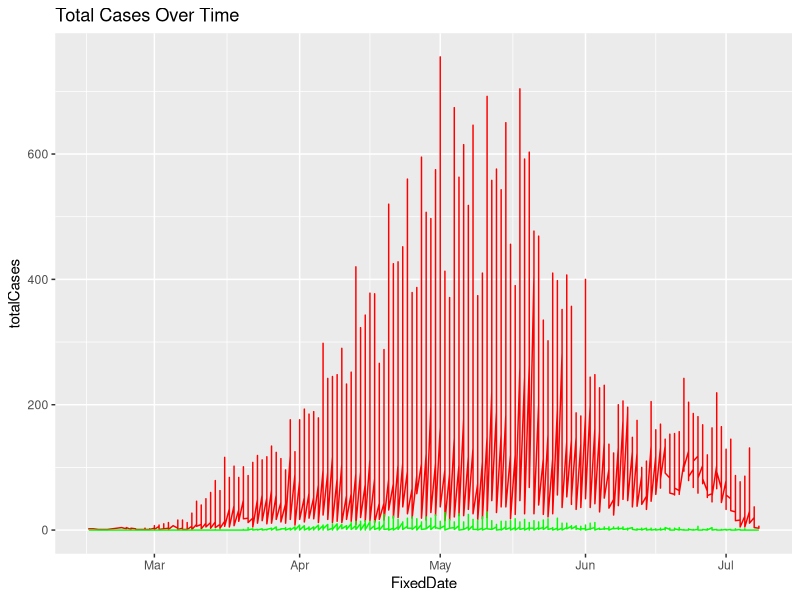
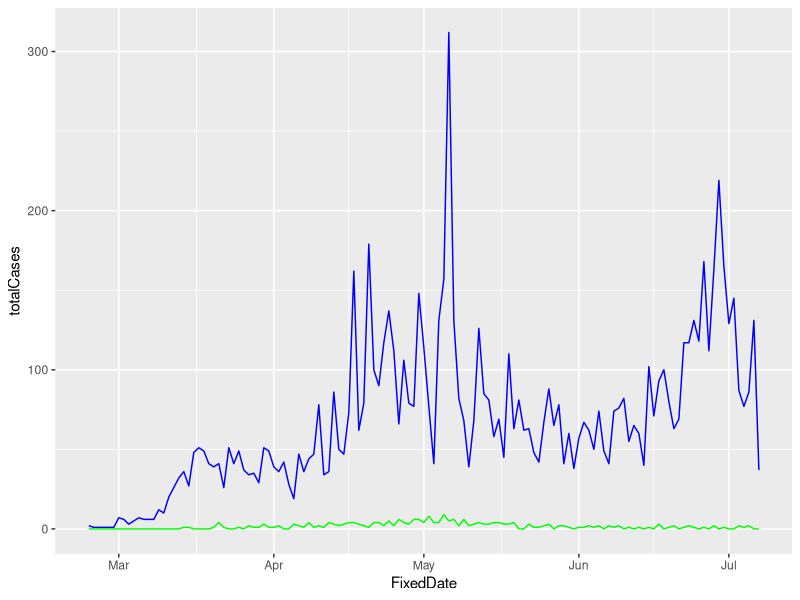
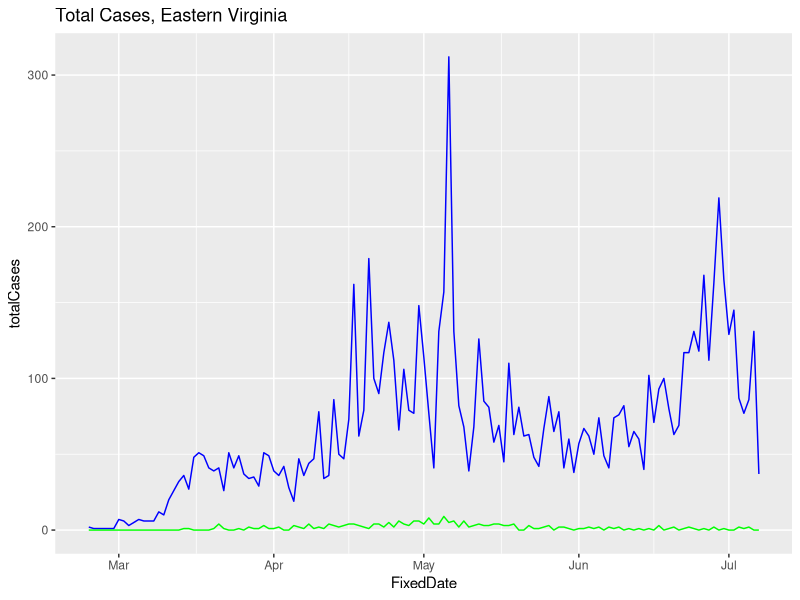
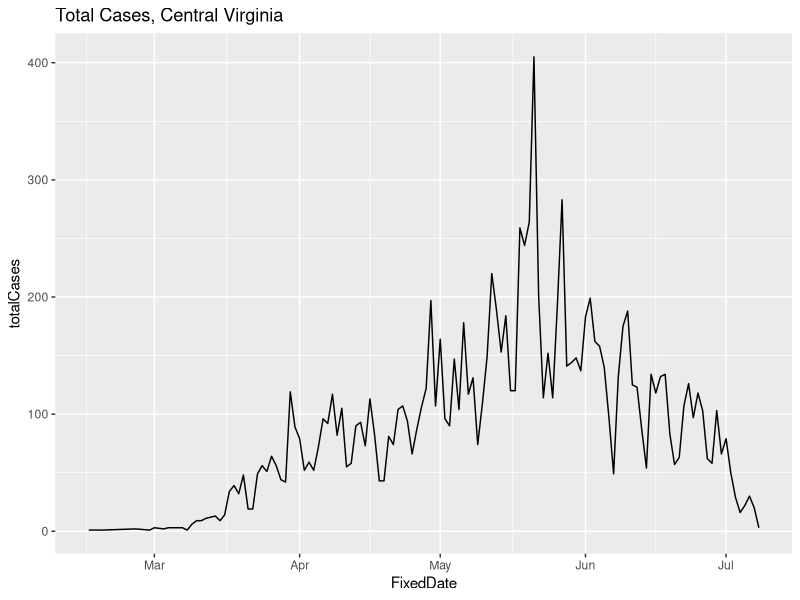
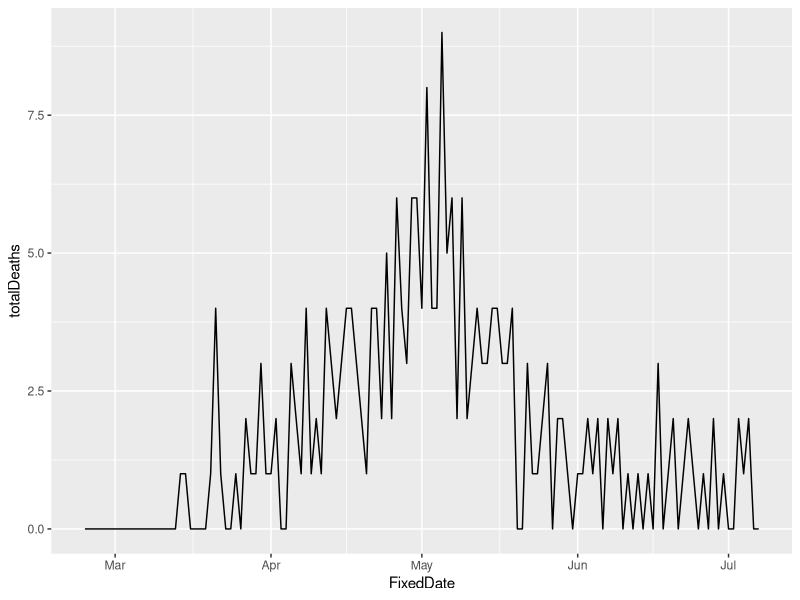
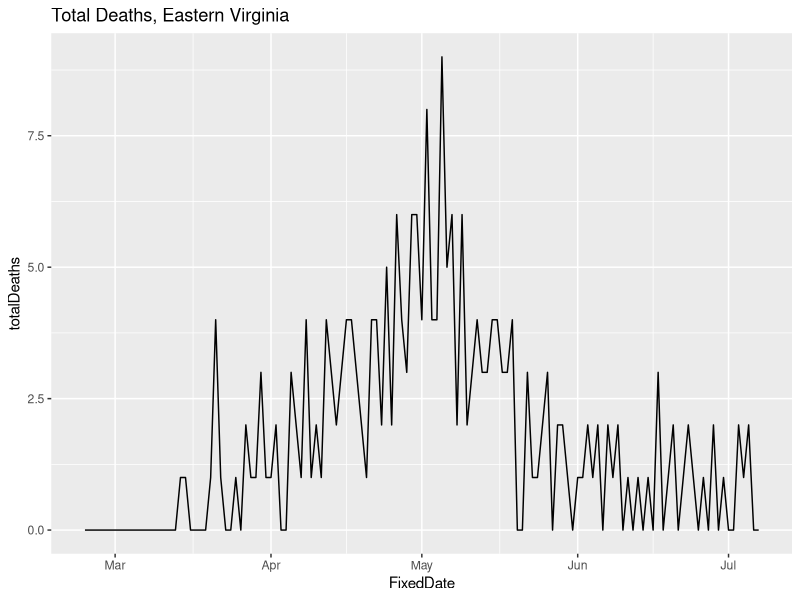
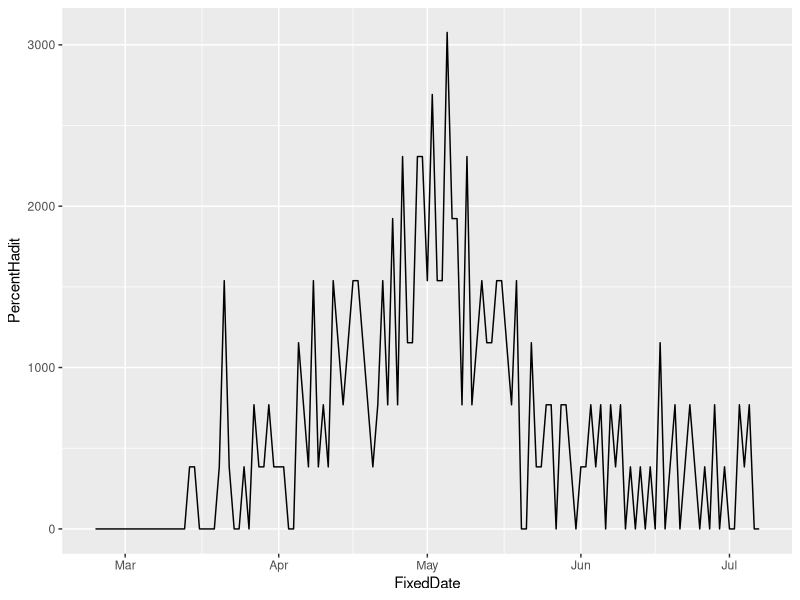
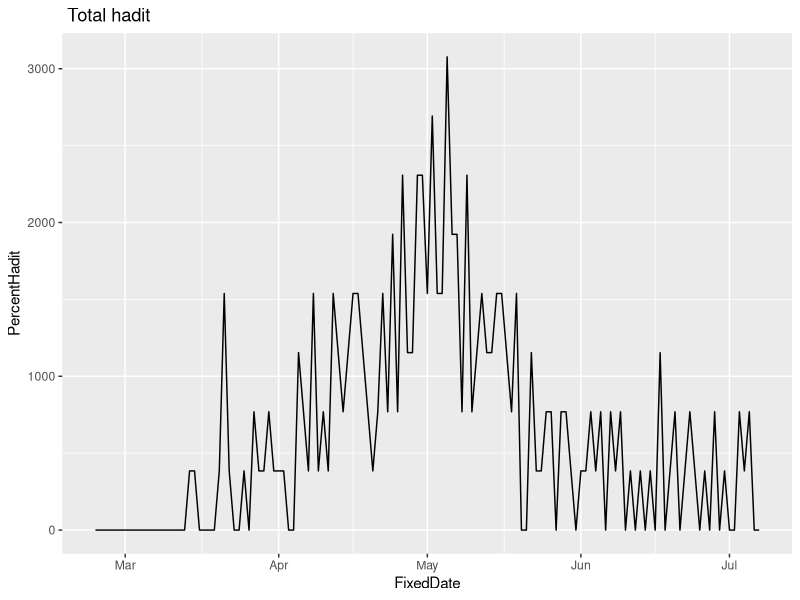

The R script that drew these images, in order:
## ---- chunk 1
library(ggplot2)
## ---- chunk 2
rawData <- read.csv("VDH-COVID-19-PublicUseDataset-EventDate.csv", stringsAsFactors = FALSE)

# Fix the date field
rawData$FixedDate <- as.Date(rawData$Event.Date,format="%m/%d/%Y")
## ---- chunk 3
# Build a data frame with just the confirmed cases
confirmedCases <- subset(rawData, Case.Status == "Confirmed")

# Build a data frame with just the probable cases
probableCases <- subset(rawData, Case.Status == "Probable")

# Change the column headings to reflect the two data sets
col_headings          <- c('Event.Date',
                           'Health.Planning.Region', 
                           'Case.Status - Confirmed', 
                           'Cases-confirmed', 
                           'Hospitalizations-confirmed', 
                           'Deaths-confirmed', 
                           'FixedDate')
col_headings2         <- c('Event.Date',
                           'Health.Planning.Region', 
                           'Case.Status - Probable', 
                           'Cases-probable', 
                           'Hospitalizations-probable', 
                           'Deaths-probable', 
                           'FixedDate')
names(confirmedCases) <- col_headings
names(probableCases)  <- col_headings2

# Merge the two dataframes and build the new columns combining the data
mergedData            <- merge(confirmedCases, 
                               probableCases, 
                               by = c("FixedDate","Health.Planning.Region"), 
                               all.x = TRUE, 
                               all.y = TRUE)
mergedData[is.na(mergedData)] <- 0 # Replace all of the NA's with 0
## ---- chunk 4
mergedData$totalCases         <- mergedData$'Cases-confirmed' + 
  mergedData$'Cases-probable'
mergedData$totalHospitalized  <- mergedData$`Hospitalizations-confirmed` + 
  mergedData$`Hospitalizations-probable`
mergedData$totalDeaths        <- mergedData$`Deaths-confirmed` + 
  mergedData$`Deaths-probable`
## ---- chunk 5
casesEastern   <- subset(mergedData, mergedData$Health.Planning.Region == "Eastern")
casesCentral   <- subset(mergedData, mergedData$Health.Planning.Region == "Central")
casesNorthern  <- subset(mergedData, mergedData$Health.Planning.Region == "Northern")
## ---- chunk 6
casesEastern$PercentHadit <- casesEastern$`Deaths-confirmed` / .0026
## ---- chunk 7
totalCases_vs_Deaths_Plot = ggplot() + geom_line(data = mergedData, aes(x = FixedDate, y = totalCases), color='red') + geom_line(data = mergedData, aes(x = FixedDate, y = totalDeaths), color='green') 
print(totalCases_vs_Deaths_Plot + ggtitle("Total Cases Over Time"))
## ---- chunk 8
totalCases_Eastern_Plot = ggplot() + geom_line(data = casesEastern, aes(x = FixedDate, y = totalCases), color='blue') + geom_line(data = casesEastern, aes(x = FixedDate, y = totalDeaths), color = 'green')
print(totalCases_Eastern_Plot) + ggtitle("Total Cases, Eastern Virginia")
totalCases_Central_Plot = ggplot(data = casesCentral, aes(x = FixedDate, y = totalCases)) + geom_line()
print(totalCases_Central_Plot + ggtitle("Total Cases, Central Virginia"))
totalDeaths_Eastern_Plot = ggplot(data = casesEastern, aes(x = FixedDate, y = totalDeaths)) + geom_line()
print(totalDeaths_Eastern_Plot) + ggtitle("Total Deaths, Eastern Virginia")
percent_hadit_Eastern = ggplot(data = casesEastern, aes(x = FixedDate, y = PercentHadit)) + geom_line()
print(percent_hadit_Eastern) + ggtitle(" Total hadit")
# Calculate heard immunity rate of Eastern Virginia, according to CDC nationwide IFR is 0.26%
